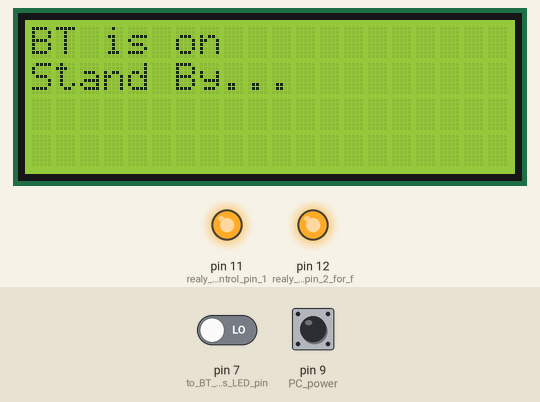
Recording of a sketch running on a simulated Arduino Uno, built with avr-gcc and run on an emulated ATmega328P. On the bench: 20×4 character LCD, output pins drawn as LEDs (lit = HIGH). Inputs (shaded band) come from the test bench; at power-on: pin 9 (PC_power) HIGH, pin 7 (to_BT_Status_LED_pin) LOW. What the sketch prints to the serial monitor is not drawn.

Above: at 5.7 s.
At 11.8 s:
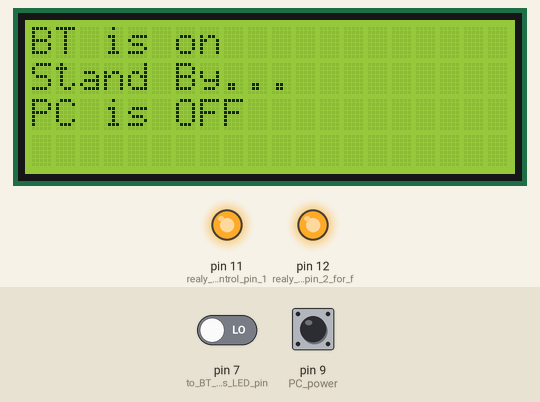
11.9 s: pin 9 (PC_power) pulled LOW for 0.15 s
At 13.2 s:
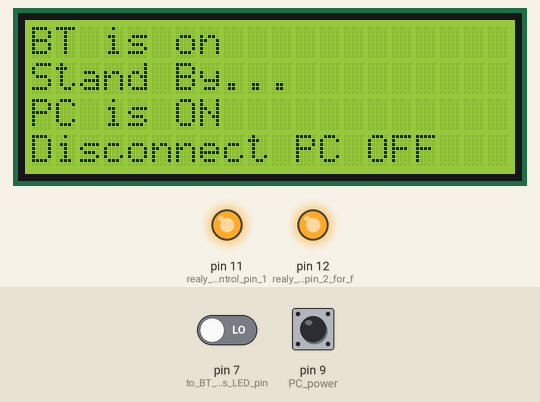
At 15.0 s:
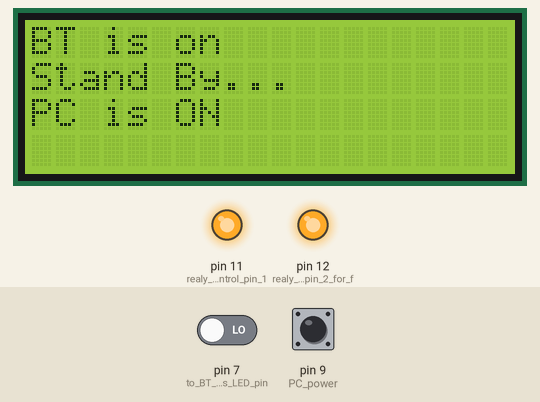
Timing chart, 0 to 16.5 s (numbered marks = the images above; inputs shaded):
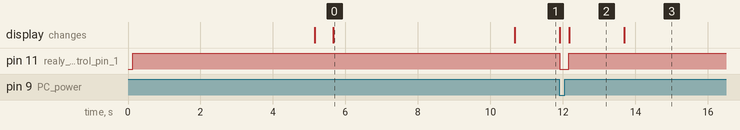

The sketch:

Project_01_BT_Switch.ino
```cpp
#include <Wire.h>  //communicate with I2C, A4 (SDA), A5 (SCL)  https://www.arduino.cc/en/Reference/Wire
#include <LiquidCrystal_I2C.h>  //control I2C LCD  https://www.arduino.cc/en/Reference/LiquidCrystal

LiquidCrystal_I2C lcd(0x27,20,4);  // LCD setup

char BT = 0;  //variable for BT data

void setup()
  {
    lcd.init();  //initialize LCD
    lcd.backlight();  //turn on LCD backlight
    lcd.begin(20,4);  //set LCD dimensions
    Serial.begin(9600);  //set baud for BT

    pinMode(11, OUTPUT);  //realy control pin 1
    digitalWrite(11, HIGH);  //low level trigger
    pinMode(12, OUTPUT);  //realy control pin 2 for future use
    digitalWrite(12, HIGH);  //low level trigger

    pinMode(9, INPUT);  //PC power
    digitalWrite(9, HIGH);  //low level trigger

    pinMode(7, INPUT);  //to BT Status LED pin "+" side. The Arduino will see the 3.3v signal from the HM-10 as HIGH
    digitalWrite(7, LOW);  //high level trigger

    lcd.setCursor(0,0);
    lcd.print("Automatic BT Switch");
    delay(5000);
    lcd.clear();
    lcd.setCursor(0,0);
    lcd.print("BT is on");
    delay(500);
    lcd.setCursor(0,1);
    lcd.print("Stand By...");
    delay(5000);
  }

void loop()
  {
    //if(Serial.available() > 0)  //when get data //some problems here
    //{
      BT = Serial.read();  //put into BT

        if(digitalRead(9) == LOW) //if the PC is on
          {
            Serial.println("PC is ON");
            lcd.setCursor(0,2);
            lcd.print("PC is ON ");
           if(BT == '1')
            {
              Serial.println("PC is already ON");
              lcd.setCursor(0,3);
              lcd.print("PC is already ON ");
              delay(1500);
              lcd.setCursor(0,3);
              lcd.print("                 ");
            }
            else if(BT == '0')
            {
              digitalWrite(11, LOW);
              delay(250);
              digitalWrite(11, HIGH);
              Serial.println("shutting down...");
              lcd.setCursor(0,3);
              lcd.print("shutting down...");
              delay(1500);
              lcd.setCursor(0,3);
              lcd.print("                ");
            }
            else if (digitalRead(7) == LOW) //when BT disconnect
            {
              digitalWrite(11, LOW);
              delay(250);
              digitalWrite(11, HIGH);
              lcd.setCursor(0,3);
              lcd.print("Disconnect PC OFF");
              delay(1500);
              lcd.setCursor(0,3);
              lcd.print("                 ");

              delay(50000);
            }
          }

        else if(digitalRead(9) == HIGH)  //if the PC is off
          {
            Serial.println("PC is OFF");
            lcd.setCursor(0,2);
            lcd.print("PC is OFF");
          if(BT == '1')
            {
              digitalWrite(11, LOW);
              delay(250);
              digitalWrite(11, HIGH);
              Serial.println("turning on...");
              lcd.setCursor(0,3);
              lcd.print("turning on...");
              delay(1500);
              lcd.setCursor(0,3);
              lcd.print("             ");
            }
          else if(BT == '0')
            {
              Serial.println("PC is already OFF");
              lcd.setCursor(0,3);
              lcd.print("PC is already OFF");
              delay(1500);
              lcd.setCursor(0,3);
              lcd.print("                 ");
            }
          //else if()
          }
      //}
  }
```

Measured:
- after the input at 11.9 s, pin 11 (realy_control_pin_1): HIGH → LOW at once, → HIGH 0.25 s later; the display: first changes at once (image 2 shows a later state)
- what the display in image 0 shows lasts 5.0 s, from 5.7 s to 10.7 s
- what the display in image 2 shows lasts 1.5 s, from 12.2 s to 13.7 s
